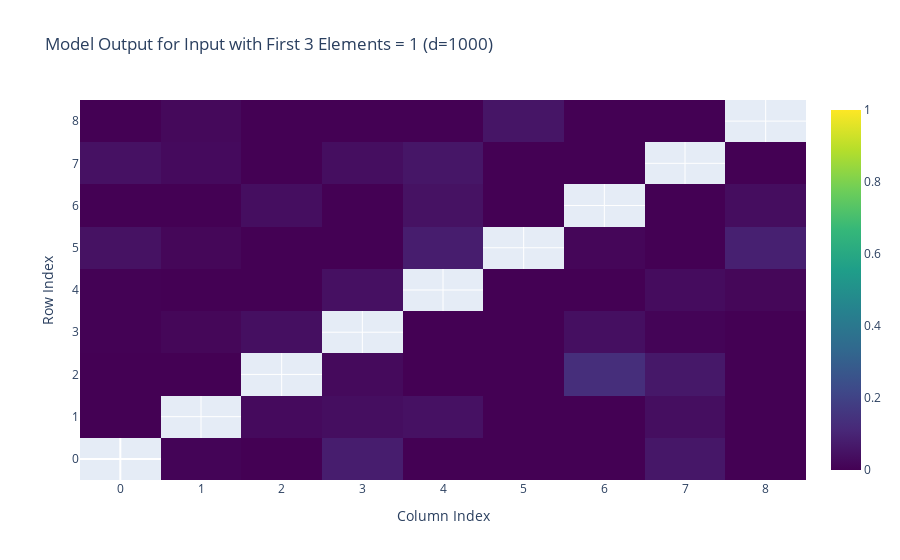

Notebook source saved alongside this figure:
### Markdown cell above
# Plotting Code

### Code cell
def plot_output(model):
    """Draws a cropped picture of the output of the model."""
    with torch.no_grad():
        test_input = first_inputs()
        test_output = model(test_input)
    s2 = s * 3
    test_output_mini = test_output[0].reshape(m, m)[:s2, :s2]
    test_output_mini[range(s2), range(s2)] = float('nan')
    # Visualize the test output as a heatmap, with values normalized between 0 and 1
    plt.figure(figsize=(10, 10))
    plt.imshow(test_output_mini.cpu().numpy(), cmap='viridis')
    plt.clim(0, 1)
    plt.colorbar()
    plt.title(f'Model Output for Input with First {s} Elements = 1')
    plt.xlabel('Column Index')
    plt.ylabel('Row Index')
    plt.show()


def plot_output_plotly(model):
    """Draws a cropped picture of the output of the model using plotly."""
    with torch.no_grad():
        test_input = first_inputs()
        test_output = model(test_input)
    s2 = s * 3
    test_output_mini = test_output[0].reshape(m, m)[:s2, :s2]
    test_output_mini[range(s2), range(s2)] = float('nan')
    # Visualize the test output as a heatmap, with values normalized between 0 and 1
    fig = go.Figure(data=go.Heatmap(
        z=test_output_mini.cpu().numpy(),
        colorscale='viridis',
        zmin=0,
        zmax=1
    ))
    fig.update_layout(
        title=f'Model Output for Input with First {s} Elements = 1 (d={d})',
        xaxis_title='Column Index',
        yaxis_title='Row Index'
    )
    fig.show()

plot_output_plotly(model)

### Figure 1 — Plotly figure (JSON) as saved in the notebook; plotly's stock layout.template omitted (floating-point values rounded to 4 significant figures)
{"data": [{"colorscale": [[0, "#440154"], [0.1111, "#482878"], [0.2222, "#3e4989"], [0.3333, "#31688e"], [0.4444, "#26828e"], [0.5556, "#1f9e89"], [0.6667, "#35b779"], [0.7778, "#6ece58"], [0.8889, "#b5de2b"], [1, "#fde725"]], "type": "heatmap", "z": [[NaN, 0.009653, -0.04631, 0.07958, -0.09576, -0.09149, -0.01331, 0.06257, -0.007867], [-0.08384, NaN, 0.0264, 0.03714, 0.04559, -0.121, -0.04975, 0.03816, -0.05035], [-0.002447, -0.05667, NaN, 0.02605, -0.1158, -0.09868, 0.1308, 0.06433, -0.03796], [0.003411, 0.01608, 0.03943, NaN, -0.04452, -0.02899, 0.03971, 0.007765, -0.07152], [0.002908, -0.1003, -0.03222, 0.04368, NaN, -0.0185, -0.001757, 0.03007, 0.01629], [0.04715, 0.01575, -0.06215, -0.09038, 0.08043, NaN, 0.01486, -0.00569, 0.08822], [-0.05072, -0.06502, 0.0376, -0.02915, 0.04711, -0.0461, NaN, -0.07487, 0.03448], [0.04582, 0.02663, -0.05111, 0.0376, 0.05952, -0.06363, -0.01419, NaN, -0.001036], [-0.06676, 0.02229, -0.01823, -0.04668, -0.004311, 0.05699, -0.0505, -0.06513, NaN]], "zmax": 1, "zmin": 0}], "layout": {"title": {"text": "Model Output for Input with First 3 Elements = 1 (d=1000)"}, "xaxis": {"title": {"text": "Column Index"}}, "yaxis": {"title": {"text": "Row Index"}}}}
